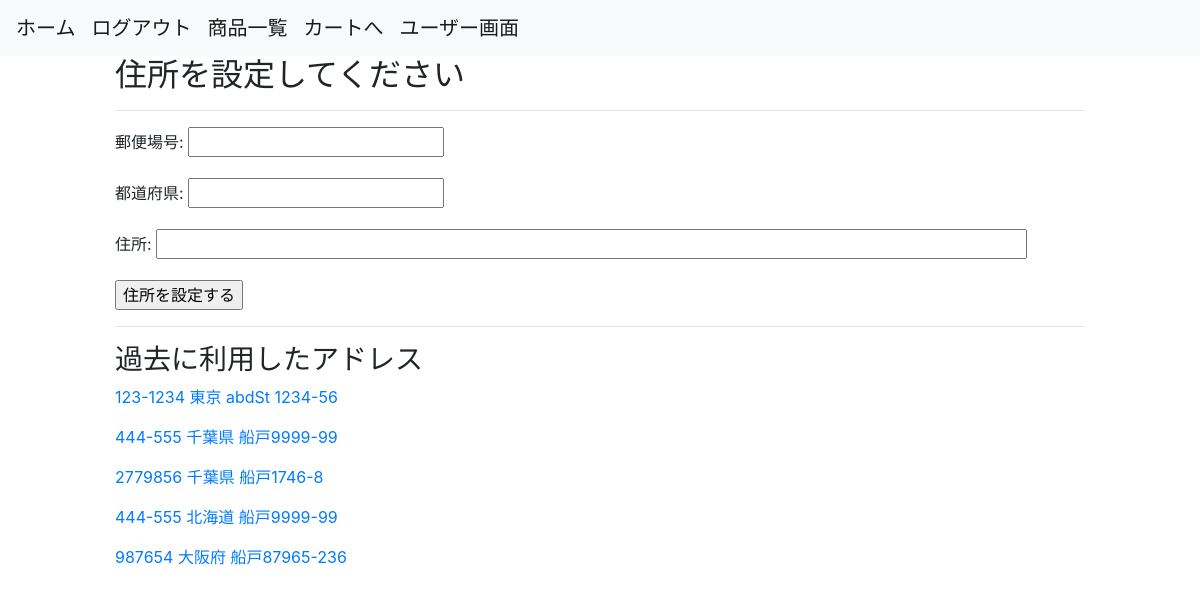
The app's page /stores/input_address/ (signed in) with its own data.
### stores/models.py (models this page shows)
class Addresses(models.Model):
    zip_code = models.CharField(max_length=8)
    prefecture = models.CharField(max_length=10)
    address = models.CharField(max_length=200)
    user = models.ForeignKey(
        Users,
        on_delete = models.CASCADE,
    )
    class Meta:
        db_table = 'address'
        unique_together = [['zip_code', 'prefecture','address', 'user']]
    def __str__(self):
        return f'{self.zip_code} {self.prefecture} {self.address}'

### stores/views.py (the view, shortened to what this page needs)
# urls.py: path('input_address/', InputAddressView.as_view(), name='input_address'),
class InputAddressView(LoginRequiredMixin, CreateView):
    template_name = os.path.join('stores', 'input_address.html')
    form_class = AddressInputForm
    success_url = reverse_lazy('stores:cart_items')
    def get(self, request, pk=None):
        cart = get_object_or_404(Carts, user_id = request.user.id)
        if not cart.cartitems_set.all():
            raise Http404('商品が入っていません')
        return super().get(request, pk)
    def get_context_data(self, **kwargs):
        context = super().get_context_data(**kwargs)
        address ='' #- 事前に定義しておく必要あり or 上記error発生
        address = cache.get(f'address_user_{self.request.user.id}', address)
        pk = self.kwargs.get('pk')
        address = get_object_or_404(Addresses, user_id=self.request.user.id,pk=pk) if pk else address
        if address:
            context['form'].fields['zip_code'].initial = address.zip_code
            context['form'].fields['prefecture'].initial = address.prefecture
            context['form'].fields['address'].initial = address.address
        context['addresses'] = Addresses.objects.filter(user=self.request.user).all()
        return context

### stores/forms.py (shortened to what this page needs)
class AddressInputForm(forms.ModelForm):
    address = forms.CharField(label='住所', widget=forms.TextInput(attrs={'size': '80'}))
    class Meta:
        model=Addresses
        fields = ['zip_code', 'prefecture', 'address']
        labels = {
            'zip_code':'郵便場号',
            'prefecture': '都道府県',
        }

### templates/stores/input_address.html (shortened to what this page needs)
{% extends "base.html" %}
{% block content %}
<div class="col-10 offset-1">
  <h2>住所を設定してください</h2>
  <hr>
  <form method="POST">
  {{ form.as_p }}
  <input type="submit" value="住所を設定する">
  </form>
  <hr>
  <h3>過去に利用したアドレス</h3>
  {% for address in addresses %}
  <p><a href="{% url 'stores:input_address' pk=address.id %}">{{address}}</a></p>
  {% endfor %}
</div>
{% endblock content %}

### records on screen
Addresses: zip_code+prefecture+address "123-1234 東京 abdSt 1234-56"
Addresses: zip_code+prefecture+address "444-555 千葉県 船戸9999-99"
Addresses: zip_code+prefecture+address "2779856 千葉県 船戸1746-8"
Addresses: zip_code+prefecture+address "444-555 北海道 船戸9999-99"
Addresses: zip_code+prefecture+address "987654 大阪府 船戸87965-236"
